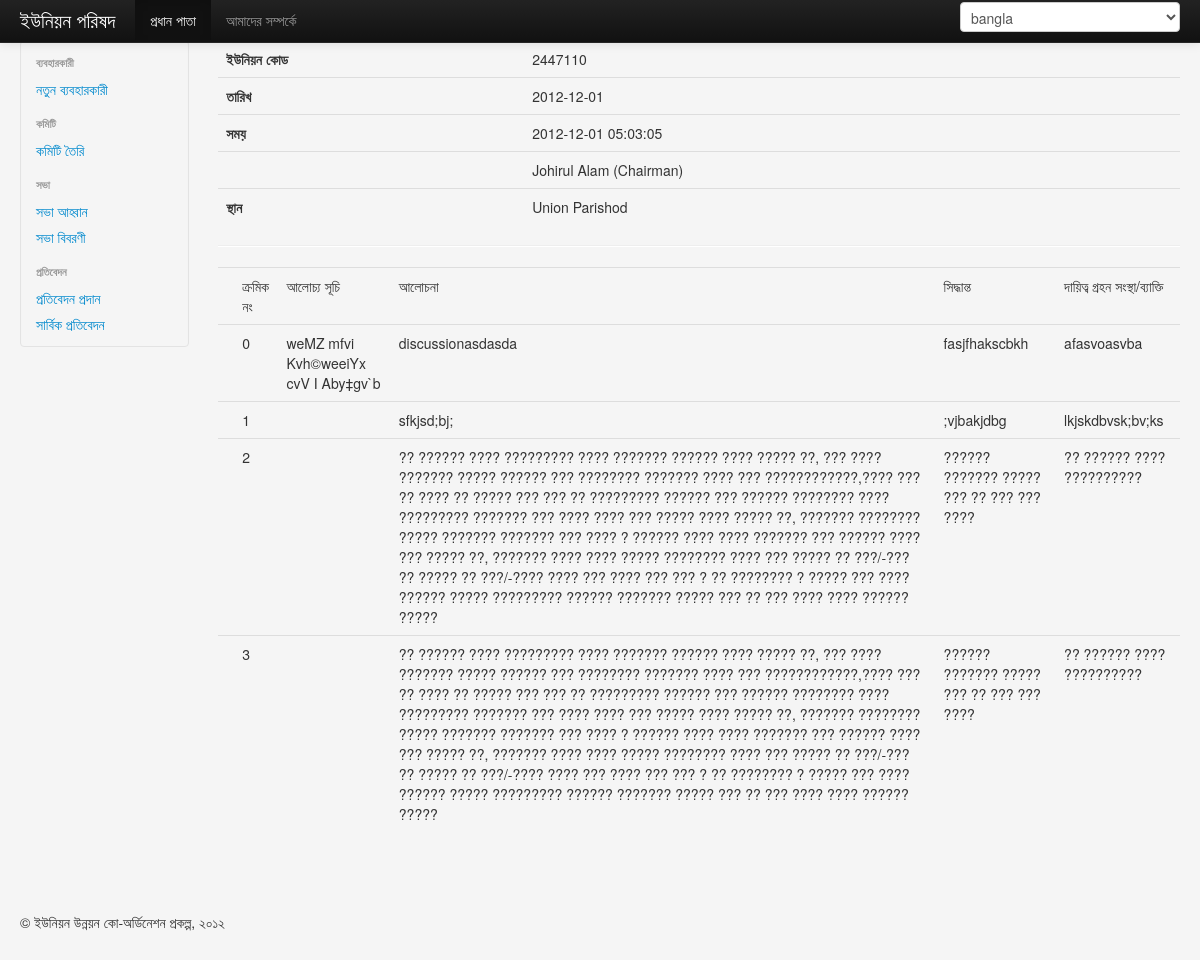
Before: /index.php/meeting/report/1 with the older database file.
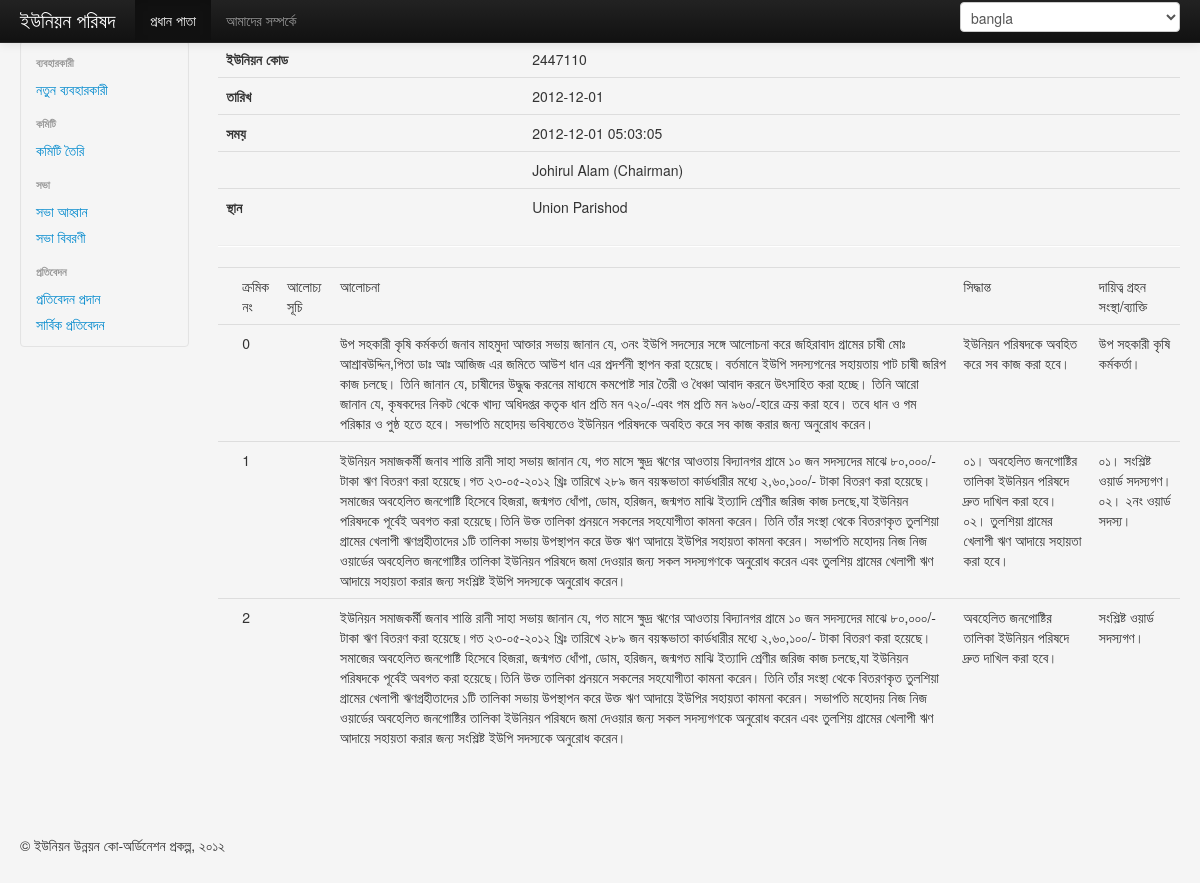
After: the same page with the newer database file.
### tables this page shows
CREATE TABLE IF NOT EXISTS `meeting` (
  `meeting_id` int(11) NOT NULL AUTO_INCREMENT,
  `union_code` int(11) NOT NULL,
  `date` date DEFAULT NULL,
  `time` timestamp NULL DEFAULT NULL,
  `president_id` int(11) DEFAULT NULL,
  `place` text,
  PRIMARY KEY (`meeting_id`)
);

CREATE TABLE IF NOT EXISTS `user` (
  `user_id` int(11) NOT NULL AUTO_INCREMENT,
  `name` text,
  `role` text,
  `designation` text NOT NULL,
  `password` text,
  `email` text NOT NULL,
  `mobile_number` text NOT NULL,
  PRIMARY KEY (`user_id`)
);

CREATE TABLE IF NOT EXISTS `report` (
  `meeting_id` int(11) NOT NULL,
  `type` text NOT NULL,
  `type_id` int(11) NOT NULL,
  `discussion` text,
  `decision` text,
  `responsiblee` text
);

### application/libraries/Bootstrap.php (called while the page is built, shortened)
<?php
class Bootstrap {
    private $ci;
    function __construct() {
        $this->ci = & get_instance();;
    }
    function viewLoader($viewFile='', $data= array(), $headerData = array() ) {
        if( empty($headerData) ){
            $headerData = array('title' => 'Coordination Power');
        }
        $this->ci->load->view('bootstrap/header', $headerData );
        $this->ci->load->view('bootstrap/sidebar');
        $this->ci->load->view($viewFile, $data);
        $this->ci->load->view('bootstrap/footer');
    }
}

### application/controllers/meeting.php (called while the page is built, shortened)
<?php if ( ! defined('BASEPATH')) exit('No direct script access allowed');
class Meeting extends MY_Controller {
    function report($meetingId = null) {
        $agendas = $this->Agenda_model->get();
        $departments = $this->Department_model->get();
        $meeting = $this->Meeting_model->getInfo($meetingId);
        $president = $this->User_model->getUserDetailsByUserId($meeting->president_id);
        $reports = $this->Report_model->get($meetingId);
        $data = array(
            'meeting' => $meeting,
            'reports' => $reports,
            'agendas' => $agendas,
            'departments' => $departments,
            'president' => $president);
        $this->bootstrap->viewLoader('meeting/report', $data);
    }
}

### index.php (called while the page is built, shortened)
<?php
require_once BASEPATH.'core/CodeIgniter.php';

### application/models/meeting_model.php (called while the page is built, shortened)
<?php
class Meeting_model extends CI_Model {
    function getInfo($meetingId) {
        $results = $this->db->get_where(TABLE_MEETING, array('meeting_id' => $meetingId))->result();
        return $results[0];
    }
}
?>

### application/models/user_model.php (called while the page is built, shortened)
<?php
class User_model extends CI_Model {
    function getUserDetailsByUserId($userId) {
        $array = $this->db->get_where(TABLE_USER, array('user_id' => $userId))->result();
        if (empty($array))
            return null;
        else
            return $array[0];
    }
}
?>

### application/models/report_model.php (called while the page is built, shortened)
<?php
class Report_model extends CI_Model {
    function get($meetingId, $type = null) {
        if ($type == null) {
            return $this->db->get_where(TABLE_REPORT, array('meeting_id' => $meetingId))->result();
        } else {
            return $this->db->get_where(TABLE_REPORT, array('meeting_id' => $meetingId, 'type' => $type))->result();
        }
    }
}
?>

### application/models/agenda_model.php (called while the page is built, shortened)
<?php
class Agenda_model extends CI_Model {
    function get() {
        $results = $this->db->get(TABLE_AGENDA)->result();
        $agendas = array();
        foreach ($results as $agenda) {
            $agendas[$agenda->agenda_id] = $agenda->name;
        }
        return $agendas;
    }
}
?>

### application/views/meeting/report.php (the view)
<div class="span10">
    <div class="row-fluid">
        <table class="table">
            <tr>
                <td > <strong><?php echo lang('up_code'); ?></strong></td>
                <td > <?php echo $meeting->union_code; ?> </td>
            </tr><tr>
                <td > <strong><?php echo lang('date'); ?></strong></td>
                <td > <?php echo $meeting->date; ?> </td>
            </tr><tr>
                <td > <strong><?php echo lang('time'); ?></strong></td>
                <td > <?php echo $meeting->time; ?> </td>
            </tr><tr>
                <td > <strong><?php echo lang('president'); ?></strong></td>
                <td > <?php echo $president->name . ' (' . $president->designation . ')'; ?> </td>
            </tr><tr>
                <td > <strong><?php echo lang('place'); ?></strong></td>
                <td > <?php echo $meeting->place; ?> </td>
            </tr>
        </table>
        <hr/>
        <table class="table">
            <th>
            <td><?php echo lang('index'); ?></td>
            <td><?php echo lang('discussion_index'); ?></td>
            <td><?php echo lang('discussion'); ?></td>
            <td><?php echo lang('decision'); ?></td>
            <td><?php echo lang('responsiblee'); ?></td>
            </th>
            <?php
            $counter = 0;
            foreach ($reports as $report) {
                ?>
                <tr>
                    <td></td>
                    <td><?php echo $counter; ?></td>
                    <td><?php if ($report->type == 'agenda') echo $agendas[$report->type_id]; else $departments[$report->type_id]; ?></td>
                    <td><?php echo $report->discussion; ?></td>
                    <td><?php echo $report->decision; ?></td>
                    <td><?php echo $report->responsiblee; ?></td>
                </tr>
                <?php
                $counter = $counter + 1;
            }
            ?>
        </table>
        <br/>
        <br/>
        <br/>
    </div>
</div>

### application/views/bootstrap/header.php (shortened to what this page needs)
<!DOCTYPE html>
<html lang="en">
    <head>
        <link href="<?php echo base_url(); ?>assets/css/bootstrap.css" rel="stylesheet">
        <link href="<?php echo base_url(); ?>assets/css/style.css" rel="stylesheet">
        <link href="<?php echo base_url(); ?>assets/css/smoothness/jquery-ui-1.8.21.custom.css" rel="stylesheet">
        <link href="<?php echo base_url(); ?>assets/css/bootstrap-responsive.css" rel="stylesheet">
        <link href="<?php echo base_url(); ?>assets/css/style.css" rel="stylesheet">
    </head>
    <body>
        <div class="navbar navbar-inverse navbar-fixed-top">
            <div class="navbar-inner">
                <div class="container-fluid">
                    <a class="brand" href="#"> <?php echo lang('app_title'); ?> </a>
                    <div class="nav-collapse collapse">
                        <p class="navbar-text pull-right">
                            <select class="lang_switch_select" >
                            <?php foreach($this->config->item("lang") as $a_lang):
                                $selected = "";
                            ?>
                                <option <?php echo $selected; ?> ><?php echo $a_lang; ?></option>
                            <?php endforeach; ?>
                            </select>
                        </p>
                        <ul class="nav">
                            <li class="active"><a href="<?php echo base_url(); ?>"> <?php echo lang('menu_home'); ?> </a></li>
                            <li><a href="<?php echo site_url('main/about'); ?>"> <?php echo lang('menu_about'); ?> </a></li>
                        </ul>
                    </div>
                </div>
            </div>
        </div>
        <div class="container-fluid">
            <div class="row-fluid">

### application/views/bootstrap/sidebar.php
<div class="span2">
    <div class="well sidebar-nav">
        <ul class="nav nav-list">
            <li class="nav-header"><?php echo lang('menu_user_head');  ?></li>
            <li ><a href="<?php echo site_url('main/newUser'); ?>"><?php echo lang('menu_user_new');  ?></a></li>
            <li class="nav-header"><?php echo lang('menu_committee_head');  ?></li>
            <li ><a href="#"><?php echo lang('menu_committee_new');  ?></a></li>
            <li class="nav-header"><?php echo lang('menu_meeting_head');  ?></li>
            <li ><a href="<?php echo site_url('main/newMeeting'); ?>"><?php echo lang('menu_meeting_new');  ?></a></li>
            <li ><a href="<?php echo site_url('meeting/view'); ?>">সভা বিবরণী</a></li>
            <li class="nav-header"><?php echo lang('menu_report_head');  ?></li>
            <li ><a href="<?php echo site_url('report/create_test'); ?>">প্রতিবেদন প্রদান</a></li>
            <li ><a href="<?php echo site_url('report/show_all_report'); ?>"><?php echo lang('menu_report_all');  ?></a></li>
        </ul>
    </div>
</div>

### application/views/bootstrap/footer.php (shortened to what this page needs)
            <footer>
                <p>&copy; ইউনিয়ন উন্নয়ন কো-অর্ডিনেশন প্রকল্প, ২০১২</p>
            </footer>
        </div>
    </body>
</html>

### assets/css/style.css (style rules this page uses)
body { padding-top: 40px; padding-bottom: 40px; background-color: #f5f5f5; }

### application/views/bootstrap/header.php (style rules this page uses)
body { padding-top: 60px; padding-bottom: 40px; }
.sidebar-nav { padding: 9px 0; }

Changed rows visible on the page:
removed report: type "weMZ mfvi Kvh©weeiYx cvV I Aby‡gv`b", discussion "discussionasdasda", decision "fasjfhakscbkh", responsiblee "afasvoasvba"
removed report: discussion "sfkjsd;bj;", decision ";vjbakjdbg", responsiblee "lkjskdbvsk;bv;ks"
removed report: discussion "?? ?????? ???? ????????? ???? ??????? ?????? ???? ????? ??, ??? ???? ??????? ????? ?????? ??? ???????? ??????? ???? ??? ????????????,???? ??? ?? ???? ?? ????? ??? ??? ?? ????????? ?????? ??? ?????? ???????? ???? ????????? ??????? ??? ???? ???? ??? ????? ???? ????? ??, ??????? ???????? ????? ??????? ??????? ??? ???? ? ?????? ???? ???? ??????? ??? ?????? ???? ??? ????? ??, ??????? ???? ???? ????? ???????? ???? ??? ????? ?? ???/-??? ?? ????? ?? ???/-???? ???? ??? ???? ??? ??? ? ?? ???????? ? ????? ??? ???? ?????? ????? ????????? ?????? ??????? ????? ??? ?? ??? ???? ???? ?????? ?????", decision "?????? ??????? ????? ??? ?? ??? ??? ????", responsiblee "?? ?????? ???? ??????????"
removed report: discussion "?? ?????? ???? ????????? ???? ??????? ?????? ???? ????? ??, ??? ???? ??????? ????? ?????? ??? ???????? ??????? ???? ??? ????????????,???? ??? ?? ???? ?? ????? ??? ??? ?? ????????? ?????? ??? ?????? ???????? ???? ????????? ??????? ??? ???? ???? ??? ????? ???? ????? ??, ??????? ???????? ????? ??????? ??????? ??? ???? ? ?????? ???? ???? ??????? ??? ?????? ???? ??? ????? ??, ??????? ???? ???? ????? ???????? ???? ??? ????? ?? ???/-??? ?? ????? ?? ???/-???? ???? ??? ???? ??? ??? ? ?? ???????? ? ????? ??? ???? ?????? ????? ????????? ?????? ??????? ????? ??? ?? ??? ???? ???? ?????? ?????", decision "?????? ??????? ????? ??? ?? ??? ??? ????", responsiblee "?? ?????? ???? ??????????"
added report: discussion "উপ সহকারী কৃষি কর্মকর্তা জনাব মাহমুদা আক্তার সভায় জানান যে, ৩নং ইউপি সদস্যের সঙ্গে আলোচনা করে জহিরাবাদ গ্রামের চাষী মোঃ আশ্রাবউদ্দিন,পিতা ডাঃ আঃ আজিজ এর জমিতে আউশ ধান এর প্রদর্শনী স্থাপন করা হয়েছে। বর্তমানে ইউপি সদস্যগনের সহায়তায় পাট চাষী জরিপ কাজ চলছে। তিনি জানান যে, চাষীদের উদ্ধুদ্ধ করনের মাধ্যমে কমপোষ্ট সার তৈরী ও ধৈঞ্চা আবাদ করনে উৎসাহিত করা হচ্ছে। তিনি আরো জানান যে, কৃষকদের নিকট থেকে খাদ্য অধিদপ্তর কতৃক ধান প্রতি মন ৭২০/-এবং গম প্রতি মন ৯৬০/-হারে ক্রয় করা হবে। তবে ধান ও গম পরিষ্কার ও পুষ্ঠ হতে হবে। সভাপতি মহোদয় ভবিষ্যতেও ইউনিয়ন পরিষদকে অবহিত করে সব কাজ করার জন্য অনুরোধ করেন।", decision "ইউনিয়ন পরিষদকে অবহিত করে সব কাজ করা হবে।", responsiblee "উপ সহকারী কৃষি কর্মকর্তা।"
added report: discussion "ইউনিয়ন সমাজকর্মী জনাব শান্তি রানী সাহা সভায় জানান যে, গত মাসে ক্ষুদ্র ঋণের আওতায় বিদ্যানগর গ্রামে ১০ জন সদস্যদের মাঝে ৮০,০০০/-টাকা ঋণ বিতরণ করা হয়েছে।গত ২৩-০৫-২০১২ খ্রিঃ তারিখে ২৮৯ জন বয়স্কভাতা কার্ডধারীর মধ্যে ২,৬০,১০০/- টাকা বিতরণ করা হয়েছে। সমাজের অবহেলিত জনগোষ্টি হিসেবে হিজরা, জন্মগত ধোঁপা, ডোম, হরিজন, জন্মগত মাঝি ইত্যাদি শ্রেণীর জরিজ কাজ চলছে,যা ইউনিয়ন পরিষদকে পূর্বেই অবগত করা হয়েছে।তিনি উক্ত তালিকা প্রনয়নে সকলের সহযোগীতা কামনা করেন। তিনি তাঁর সংস্থা থেকে বিতরণকৃত তুলশিয়া গ্রামের খেলাপী ঋণগ্রহীতাদের ১টি তালিকা সভায় উপস্থাপন করে উক্ত ঋণ আদায়ে ইউপির সহায়তা কামনা করেন। সভাপতি মহোদয় নিজ নিজ ওয়ার্ডের অবহেলিত জনগোষ্টির তালিকা ইউনিয়ন পরিষদে জমা দেওয়ার জন্য সকল সদস্যগণকে অনুরোধ করেন এবং তুলশিয়…", decision "০১। অবহেলিত জনগোষ্টির তালিকা ইউনিয়ন পরিষদে দ্রুত দাখিল করা হবে। ০২। তুলশিয়া গ্রামের খেলাপী ঋণ আদায়ে সহায়তা করা হবে।", responsiblee "০১। সংশ্লিষ্ট ওয়ার্ড সদস্যগণ। ০২। ২নং ওয়ার্ড সদস্য।"
added report: discussion "ইউনিয়ন সমাজকর্মী জনাব শান্তি রানী সাহা সভায় জানান যে, গত মাসে ক্ষুদ্র ঋণের আওতায় বিদ্যানগর গ্রামে ১০ জন সদস্যদের মাঝে ৮০,০০০/-টাকা ঋণ বিতরণ করা হয়েছে।গত ২৩-০৫-২০১২ খ্রিঃ তারিখে ২৮৯ জন বয়স্কভাতা কার্ডধারীর মধ্যে ২,৬০,১০০/- টাকা বিতরণ করা হয়েছে। সমাজের অবহেলিত জনগোষ্টি হিসেবে হিজরা, জন্মগত ধোঁপা, ডোম, হরিজন, জন্মগত মাঝি ইত্যাদি শ্রেণীর জরিজ কাজ চলছে,যা ইউনিয়ন পরিষদকে পূর্বেই অবগত করা হয়েছে।তিনি উক্ত তালিকা প্রনয়নে সকলের সহযোগীতা কামনা করেন। তিনি তাঁর সংস্থা থেকে বিতরণকৃত তুলশিয়া গ্রামের খেলাপী ঋণগ্রহীতাদের ১টি তালিকা সভায় উপস্থাপন করে উক্ত ঋণ আদায়ে ইউপির সহায়তা কামনা করেন। সভাপতি মহোদয় নিজ নিজ ওয়ার্ডের অবহেলিত জনগোষ্টির তালিকা ইউনিয়ন পরিষদে জমা দেওয়ার জন্য সকল সদস্যগণকে অনুরোধ করেন এবং তুলশিয়…", decision "অবহেলিত জনগোষ্টির তালিকা ইউনিয়ন পরিষদে দ্রুত দাখিল করা হবে।", responsiblee "সংশ্লিষ্ট ওয়ার্ড সদস্যগণ।"
